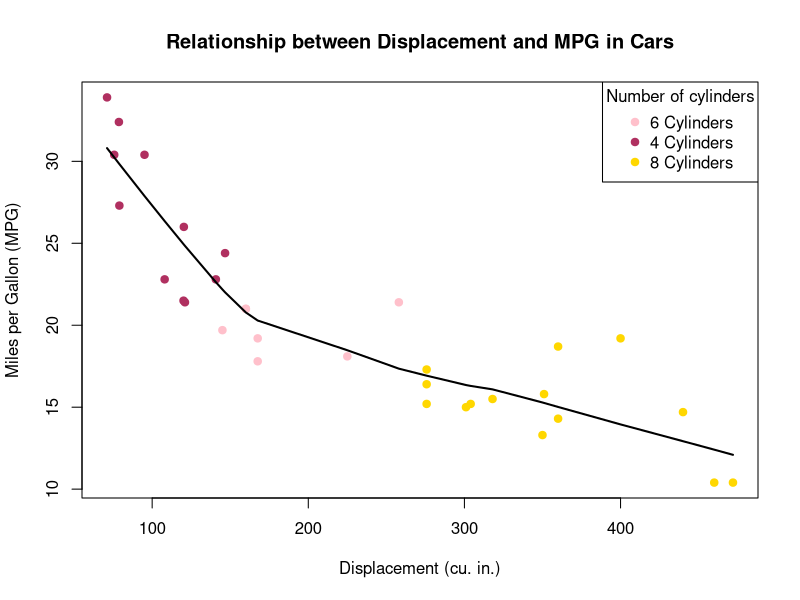

Write the R code that produced this figure.
# q1.R
data(mtcars)

colors <- c("maroon", "pink","gold")[as.factor(mtcars$cyl)]

# Open a PNG graphics device
png("mtcars_plot.png", width=800, height=600)

plot(mtcars$disp, mtcars$mpg,
     col = colors,
     pch = 19,
     main = "Relationship between Displacement and MPG in Cars",
     xlab = "Displacement (cu. in.)",
     ylab = "Miles per Gallon (MPG)")

lines(lowess(mtcars$disp, mtcars$mpg), col = "black", lwd = 2)

legend("topright",
       legend = paste(unique(mtcars$cyl), "Cylinders"),
       col = unique(colors),
       pch = 19,
       title = "Number of cylinders")

# Close the graphics device
dev.off()
